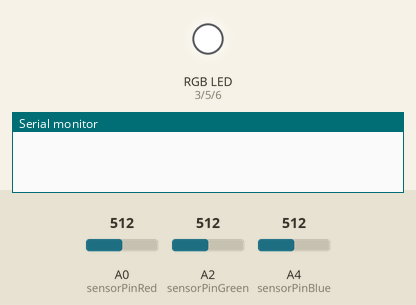
This sketch was run on a simulated Arduino Uno, built with avr-gcc and run on an emulated ATmega328P. On the bench: an RGB LED mixed from three pins (HIGH = lit), the last lines printed to the serial monitor. The inputs (shaded band) are chosen by the test bench; at power-on: A0 (sensorPinRed) = 512, A2 (sensorPinGreen) = 512, A4 (sensorPinBlue) = 512. Dim RGB values are drawn brighter than linear.

Above: at 0.1 s.
At 2.1 s:
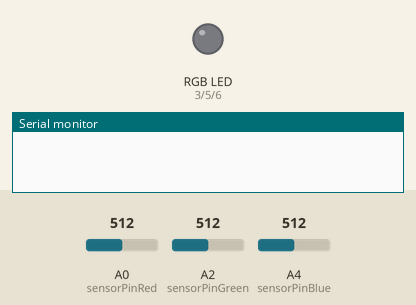
At 16.2 s:
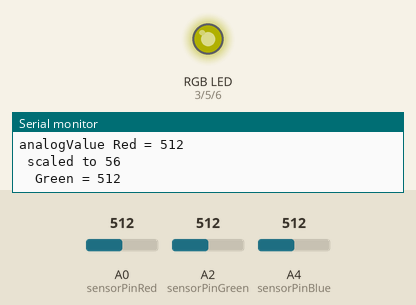
Timing chart, 0 to 17.7 s (numbered marks = the images above):
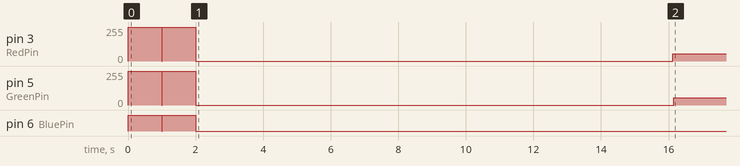

The sketch:

Vernier3DAAutoscale.ino
```cpp
/*
Vernier3DA (v 2017.08)
This project assumes that you have a Vernier 3D Accelerometer connected to
three BTA connectors. It also assumes that you have an RGB LED connected to
PWM outputs 3, 5, and 6.

Plug x into the first BTA (A0), y into the second BTA (A2), and z into
the third BTA (A4).
The brightness of the red LED is controlled by the x axis acceleration.
The brightness of the green LED is controlled by the y axis acceleration.
The brightness of the blue LED is controlled by the z axis acceleration.

During the first 15 seconds of this program you should rotate the
accelerometer through all 3 axes. This will calibrate the signal for
you specific accelerometer. If you do not rotate the sensor it will
default to set values. All LEDs will flash for 1 second at the beginning
and end of this "calibration".
After calibration, each color should progress through a range of "off" to
full power based on the orientation of the accelerometer. Sitting flat on a
surface (z-axis up) is blue, flat on its side (y-axis up) is green, and cord
facing down is red.
Note that either individual LEDs or a RGB LED may be used.

See www.vernier.com/arduino for more information.
*/
const int RedPin = 3;
const int GreenPin = 5;
const int BluePin = 6;

const int sensorPinRed = A0;
const int sensorPinGreen = A2;
const int sensorPinBlue = A4;

int var = 1;
int minReadingRed = 450; // Default value if no calibration
int maxReadingRed = 600; // Default value if no calibration
int minReadingGreen = 450;
int maxReadingGreen = 600;
int minReadingBlue = 500;
int maxReadingBlue = 830;

int analogValueR = 0;
int analogValueG = 0;
int analogValueB = 0;
int time;
int analogOut;

void setup()
{
  Serial.begin(9600);

}
void loop()
{
  while (time < 1000){ // LEDs to flash at start of calibration
      time = millis();
  analogWrite(RedPin, 255);
  analogWrite(GreenPin, 255);
  analogWrite(BluePin, 255);
  delay (1000);
  analogWrite(RedPin, 0);
  analogWrite(GreenPin, 0);
  analogWrite(BluePin, 0);
  delay (10);}
    while (time>1000 && time < 16000){
        time = millis();
    // Time to calibrate each sensor to it's particular range of values.
    //Red
    analogValueR = analogRead(sensorPinRed);
    maxReadingRed = max(analogValueR, maxReadingRed);
    minReadingRed = min(analogValueR, minReadingRed);// This is the absolute min. We'll adjust this up
    //Green
    analogValueG = analogRead(sensorPinGreen);
    maxReadingGreen = max(analogValueG, maxReadingGreen);
    minReadingGreen = min(analogValueG, minReadingGreen);// This is the absolute min. We'll adjust this up
    //Blue
    analogValueB = analogRead(sensorPinBlue);
    maxReadingBlue = max(analogValueB, maxReadingBlue);
    minReadingBlue = min(analogValueB, minReadingBlue);// This is the absolute min. We'll adjust this up
    }
  while(time > 16000 && time < 17000){  // LEDs to flash at finish of calibration
      time = millis();
    Serial.print(minReadingRed);
    Serial.print("/t");
    Serial.println(maxReadingRed);
  analogWrite(RedPin, 255);
  analogWrite(GreenPin, 255);
  analogWrite(BluePin, 255);
  delay (1000);
  analogWrite(RedPin, 0);
  analogWrite(GreenPin, 0);
  analogWrite(BluePin, 0);}

  while (var == 1){
  minReadingRed = minReadingRed+0.25*(maxReadingRed - minReadingRed); // Adjusts minimum value (experiment with factor)
  minReadingGreen = minReadingGreen+0.25*(maxReadingGreen - minReadingGreen);
  minReadingBlue = minReadingBlue+0.25*(maxReadingBlue - minReadingBlue);

  Serial.println();//prints range of each axis
  Serial.print("minReadingRed = " );
  Serial.print(minReadingRed, DEC);
  Serial.print("     maxReadingRed = " );
  Serial.println(maxReadingRed, DEC);
  Serial.print("minReadingGreen = " );
  Serial.print(minReadingGreen, DEC);
  Serial.print("     maxReadingGreen = " );
  Serial.println(maxReadingGreen, DEC);
  Serial.print("minReadingBlue = " );
  Serial.print(minReadingBlue, DEC);
  Serial.print("     maxReadingBlue = " );
  Serial.println(maxReadingBlue, DEC);
  var = 2;
  }
  // Below is scrolling printout

  //Red
  analogValueR = analogRead(sensorPinRed);
  analogValueR = constrain(analogValueR, minReadingRed, maxReadingRed);
  Serial.print("analogValue Red = " );
  Serial.println(analogValueR);
  analogOut = map(analogValueR, minReadingRed, maxReadingRed, 0, 255);
  analogOut = constrain(analogOut, 0, 255);
  Serial.print(" scaled to " );
  Serial.println(analogOut, DEC);
  analogWrite(RedPin, analogOut);

 //Green
  analogValueG = analogRead(sensorPinGreen);
  analogValueG = constrain(analogValueG, minReadingGreen, maxReadingGreen);
  Serial.print("  Green = " );
  Serial.println(analogValueG);
  analogOut = map(analogValueG, minReadingGreen, maxReadingGreen, 0, 255);
  analogOut = constrain(analogOut, 0, 255);
  Serial.print(" scaled to " );
  Serial.println(analogOut, DEC);
  analogWrite(GreenPin, analogOut);

 //Blue
  analogValueB = analogRead(sensorPinBlue);
  analogValueB = constrain(analogValueB, minReadingBlue, maxReadingBlue);
  Serial.print("  Blue = " );
  Serial.println(analogValueB);
  analogOut = map(analogValueB, minReadingBlue, maxReadingBlue, 0, 255);
  analogOut = constrain(analogOut, 0, 255);
  Serial.print(" scaled to " );
  Serial.println(analogOut, DEC);
  analogWrite(BluePin, analogOut);

  delay (500);
}
```

Measured:
- by itself, pin 3 (RedPin), pin 5 (GreenPin): 0/255 → 255/255 at 0.00 s, → 0/255 2.0 s later, → 56/255 14.1 s later
- by itself, pin 6 (BluePin): alternates HIGH for 1.0 s and LOW for 0.01 s, 4 changes in all, then stays LOW
